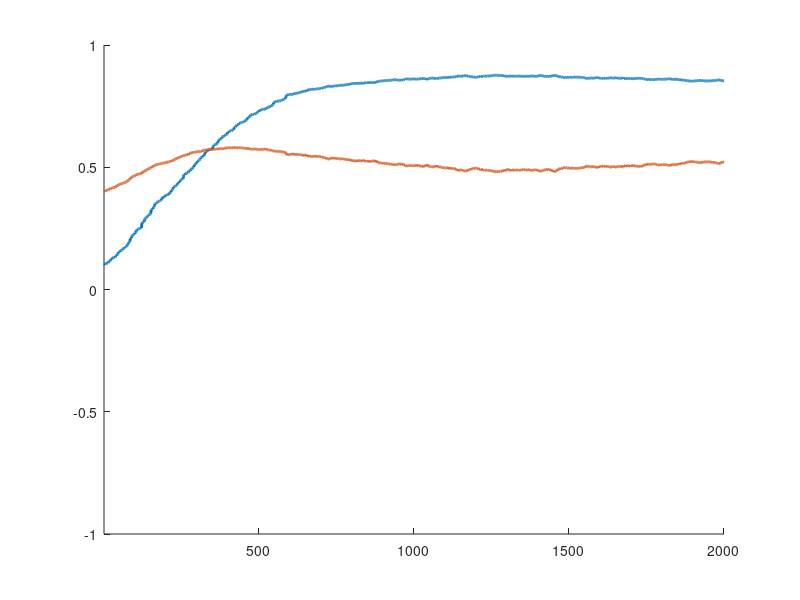

MATLAB code to generate this figure:
%맨 처음 문제

clear; clf; hold on
w=[0.1;0.4];
a=-pi/6; rot=[cos(a) sin(a); -sin(a) cos(a)];

for i=1:2000
    rPre=0.05*randn(2,1).*[4;1]; rPre=rot*rPre;
    rPost=w'*rPre;
    w=w+0.1*rPost*(rPre-rPost*w);
    w_traj(:,i)=w;
end
plot([1:2000], w_traj(1,:), 'LineWidth', 2)
plot([1:2000], w_traj(2,:), 'LineWidth', 2)
axis([1 2000 -1 1]);
norm(w_traj)
norm(w)